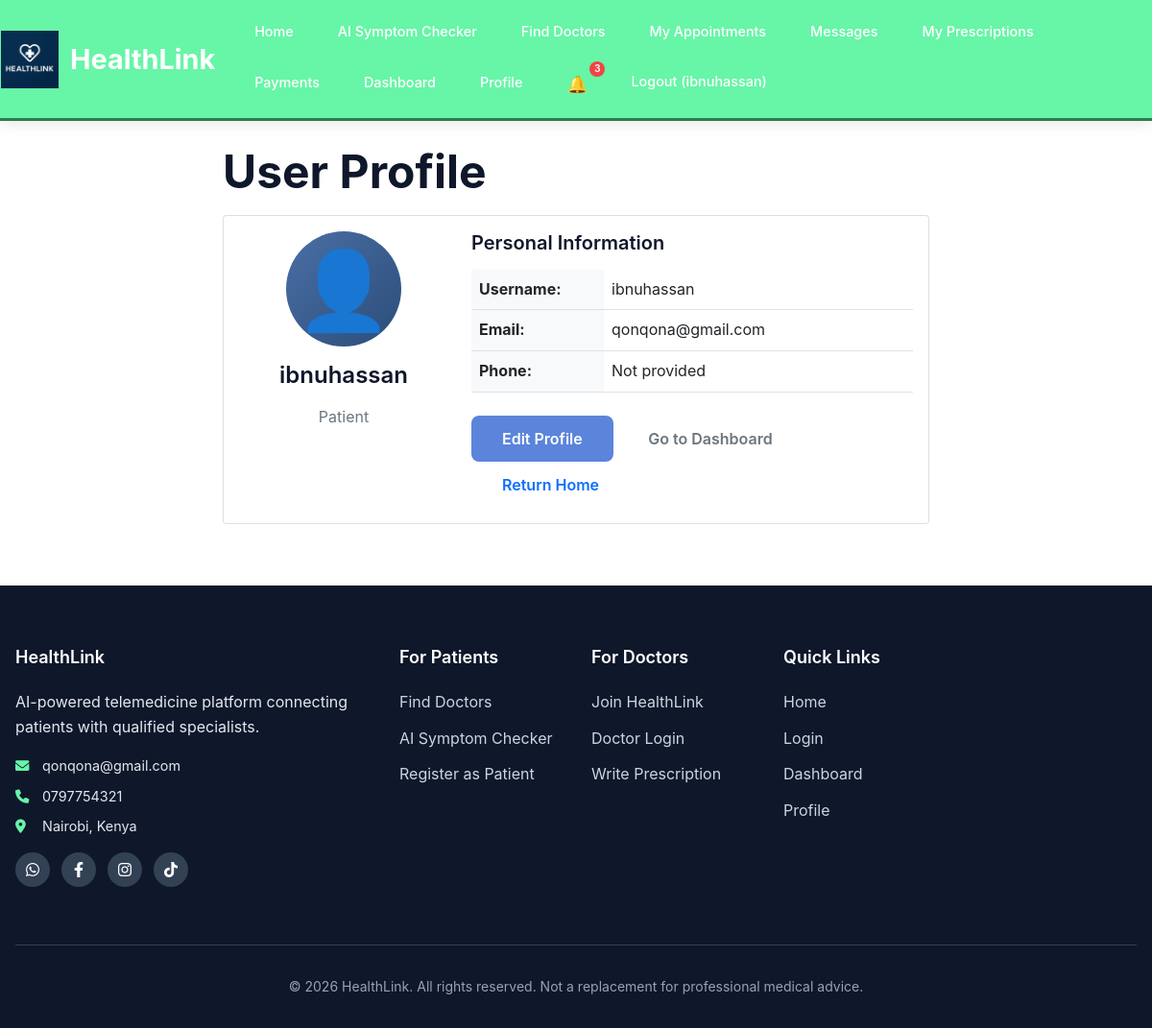
Screenshot of /profile/ (signed in) with the database file from the repository.
### users/models.py (models this page shows, shortened)
class CustomUser(AbstractUser):
    USER_TYPE_CHOICES = (
        ('patient', 'Patient'),
        ('doctor', 'Doctor'),
        ('admin', 'Admin'),
    )
    user_type = models.CharField(max_length=10, choices=USER_TYPE_CHOICES, default='patient')
    phone_number = models.CharField(max_length=15, blank=True)
    date_of_birth = models.DateField(null=True, blank=True)
    groups = models.ManyToManyField(
        'auth.Group',
        verbose_name='groups',
        blank=True,
        help_text='The groups this user belongs to.',
        related_name='customuser_set',
        related_query_name='user',
    )
    user_permissions = models.ManyToManyField(
        'auth.Permission',
        verbose_name='user permissions',
        blank=True,
        help_text='Specific permissions for this user.',
        related_name='customuser_set',
        related_query_name='user',
    )

### healthlink/views.py (the view)
# urls.py: path('profile/', views.profile, name='profile'),
@login_required
def profile(request):
    return render(request, 'healthlink/users/profile.html', {
        'title': 'User Profile'
    })

### templates/healthlink/users/profile.html (shortened to what this page needs)
{% extends 'base.html' %}
{% load static %}
{% block content %}
<div class="container mt-4">
    <div class="row justify-content-center">
        <div class="col-lg-8">
            <h1>User Profile</h1>
            <div class="card">
                <div class="card-body">
                    <div class="row">
                        <div class="col-md-4 text-center">
                            <div class="profile-avatar mb-3">👤</div>
                            <h4>{{ user.get_full_name|default:user.username }}</h4>
                            <p class="text-muted">{{ user.get_user_type_display }}</p>
                        </div>
                        <div class="col-md-8">
                            <h5>Personal Information</h5>
                            <table class="table">
                                <tr>
                                    <th>Username:</th>
                                    <td>{{ user.username }}</td>
                                </tr>
                                <tr>
                                    <th>Email:</th>
                                    <td>{{ user.email }}</td>
                                </tr>
                                <tr>
                                    <th>Phone:</th>
                                    <td>{{ user.phone_number|default:"Not provided" }}</td>
                                </tr>
                            </table>
                            <div class="mt-4">
                                <button type="button" class="btn btn-primary" data-bs-toggle="modal" data-bs-target="#editProfileModal">
                                    Edit Profile
                                </button>
                                <a href="{% url 'dashboard' %}" class="btn btn-outline-secondary">Go to Dashboard</a>
                                <a href="{% url 'home' %}" class="btn btn-outline-primary">Return Home</a>
                            </div>
                        </div>
                    </div>
                </div>
            </div>
        </div>
    </div>
</div>
{% endblock %}

### templates/includes/_header.html (shortened to what this page needs)
{% load static %}
<nav class="navbar">
    <div class="nav-container">
        <a href="{% url 'home' %}" class="nav-brand">
            <img src="{% static 'images/logo.png' %}" alt="HealthLink Logo" class="nav-logo">
            HealthLink
        </a>
        <ul class="nav-menu" id="navMenu">
            <li><a href="{% url 'home' %}" class="nav-link">Home</a></li>
            {% if user.is_authenticated %}
                {% if user.user_type == 'patient' %}
                    <li><a href="{% url 'triage:triage' %}" class="nav-link">AI Symptom Checker</a></li>
                    <li><a href="{% url 'appointments:doctor_list' %}" class="nav-link">Find Doctors</a></li>
                    <li><a href="{% url 'appointments:my_appointments' %}" class="nav-link">My Appointments</a></li>
                    <li><a href="{% url 'messaging:conversation_list' %}" class="nav-link">Messages</a></li>
                    <li><a href="{% url 'prescriptions:my_prescriptions' %}" class="nav-link">My Prescriptions</a></li>
                    <li><a href="{% url 'payments:payment_history' %}" class="nav-link">Payments</a></li>
                {% endif %}
                <li><a href="{% url 'dashboard' %}" class="nav-link">Dashboard</a></li>
                <li><a href="{% url 'profile' %}" class="nav-link">Profile</a></li>
                <li class="notification-nav-item">
                    <a href="{% url 'notifications:notification_list' %}" class="nav-link notification-link">
                        <span class="notification-bell">🔔</span>
                        <span class="notification-badge" id="notificationBadge" style="display: none;">0</span>
                    </a>
                </li>
                <li>
                    <form method="post" action="{% url 'logout' %}" style="display: inline; margin: 0;">
                        <button type="submit" class="nav-link" style="background: none; border: none; cursor: pointer;">
                            Logout ({{ user.username }})
                        </button>
                    </form>
                </li>
            {% endif %}
        </ul>
    </div>
</nav>

### static/css/style.css (style rules this page uses)
:root { --primary-blue: #5b84db; --primary-dark: #6380e2; --primary-light: #3b82f6; --accent-teal: #0d9488; --success-green: #10b981; --warning-amber: #f59e0b; --error-red: #ef4444; --white: #ffffff; --gray-50: #f8fafc; --gray-100: #f1f5f9; --gray-200: #e2e8f0; --gray-500: #64748b; --gray-700: #334155; --gray-900: #0f172a; --background: var(--white); --surface: var(--gray-50); --card-background: var(--white); --text-primary: var(--gray-900); --text-secondary: var(--gray-700); --text-tertiary: var(--gray-500); }
* { margin: 0; padding: 0; box-sizing: border-box; }
body { font-family: 'Inter', 'Segoe UI', system-ui, -apple-system, sans-serif; line-height: 1.6; color: var(--text-primary); background-color: var(--background); }
h1, h2, h3, h4, h5, h6 { font-weight: 600; line-height: 1.2; margin-bottom: 1rem; }
h1 { font-size: 3rem; font-weight: 700; }
h4 { font-size: 1.5rem; }
.navbar { background: var(--white); box-shadow: 0 1px 3px rgba(226, 197, 29, 0.1); padding: 1rem 0; }
.btn { padding: 0.75rem 2rem; border-radius: 8px; font-weight: 600; text-decoration: none; display: inline-block; transition: all 0.3s ease; border: none; cursor: pointer; }
.btn-primary { background: var(--primary-blue); color: var(--white); }
.text-center { text-align: center; }
.mb-3 { margin-bottom: 1.5rem; }
.mt-4 { margin-top: 2rem; }
html, body { height: 100%; }
body { display: flex; flex-direction: column; min-height: 100vh; }
.navbar { background: #67f5a7 !important; box-shadow: 0 2px 15px rgba(0, 0, 0, 0.1); padding: 0.75rem 0; border-bottom: 3px solid #2d7a52; }
.nav-container { max-width: 100%; margin: 0; display: flex; justify-content: flex-start; align-items: center; padding: 0 1rem; gap: 1.5rem; }
.nav-brand { font-size: 1.4rem; font-weight: bold; color: white !important; text-decoration: none; transition: all 0.3s ease; flex-shrink: 0; }
.nav-menu { display: flex; list-style: none; gap: 0.75rem; margin: 0; padding: 0; flex-wrap: wrap; }
.nav-link { color: white !important; font-size: 0.9rem; text-decoration: none; font-weight: 500; transition: all 0.3s ease; padding: 0.5rem 1rem; border-radius: 5px; border: 1px solid transparent; }
.notification-nav-item { position: relative; }
.notification-link { position: relative; display: flex; align-items: center; }
.notification-bell { font-size: 1.1rem; }
.notification-badge { position: absolute; top: -2px; right: -2px; background: #ef4444; color: white; font-size: 0.65rem; font-weight: 600; min-width: 16px; height: 16px; border-radius: 50%; display: flex; align-items: center; justify-content: center; padding: 0 4px; }
.nav-brand { display: flex; align-items: center; gap: 0.75rem; font-size: 1.8rem; font-weight: bold; color: white !important; text-decoration: none; transition: all 0.3s ease; margin-right: auto; margin-left: -10px; }
.nav-logo { height: 60px; width: auto; transition: transform 0.3s ease; margin-left: -5px; }
.profile-avatar { width: 100px; height: 100px; background: var(--primary-blue); color: white; border-radius: 50%; display: flex; align-items: center; justify-content: center; font-size: 2.5rem; margin: 0 auto; }

### templates/base.html (style rules this page uses)
html, body { width: 100%; overflow-x: hidden; }

### templates/healthlink/users/profile.html (style rules this page uses)
.profile-avatar { font-size: 80px; width: 120px; height: 120px; background: linear-gradient(135deg, #4a6fa5, #2c4d7a); border-radius: 50%; display: flex; align-items: center; justify-content: center; margin: 0 auto; color: white; }
.table th { width: 30%; background-color: #f8f9fa; }

### rows the page displays
CustomUser: username "ibnuhassan", get_full_name "ibnuhassan", user_type "Patient", email "qonqona@gmail.com", phone_number "Not provided"
